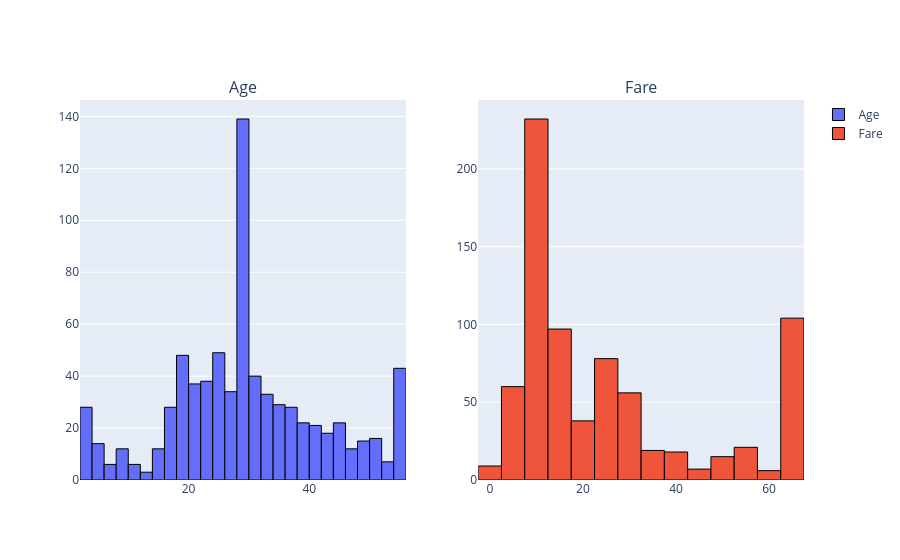

Here is the notebook cell this chart was saved with:
### Code cell
import plotly.subplots as sp
import plotly.graph_objects as go

fig =sp.make_subplots(rows =1, cols=len(num_cols), subplot_titles=num_cols)
for i, col in enumerate(num_cols):
    fig.add_trace(go.Histogram(x=df[col],name =col,marker=dict(line=dict(color ='black',width =1))),
                  row =1, col =i+1

                  )
fig.show()

### Figure 1 — Plotly figure (JSON) as saved in the notebook; plotly's stock layout.template omitted (floating-point values rounded to 4 significant figures; data arrays with more than 128 entries replaced by an {"elided": "..."} marker saying what was removed)
{"data": [{"marker": {"line": {"color": "black", "width": 1}}, "name": "Age", "type": "histogram", "x": {"elided": "760 float values"}, "xaxis": "x", "yaxis": "y"}, {"marker": {"line": {"color": "black", "width": 1}}, "name": "Fare", "type": "histogram", "x": {"elided": "760 float values"}, "xaxis": "x2", "yaxis": "y2"}], "layout": {"annotations": [{"font": {"size": 16}, "showarrow": false, "text": "Age", "x": 0.225, "xanchor": "center", "xref": "paper", "y": 1, "yanchor": "bottom", "yref": "paper"}, {"font": {"size": 16}, "showarrow": false, "text": "Fare", "x": 0.775, "xanchor": "center", "xref": "paper", "y": 1, "yanchor": "bottom", "yref": "paper"}], "xaxis": {"anchor": "y", "domain": [0, 0.45]}, "xaxis2": {"anchor": "y2", "domain": [0.55, 1]}, "yaxis": {"anchor": "x", "domain": [0, 1]}, "yaxis2": {"anchor": "x2", "domain": [0, 1]}}}
